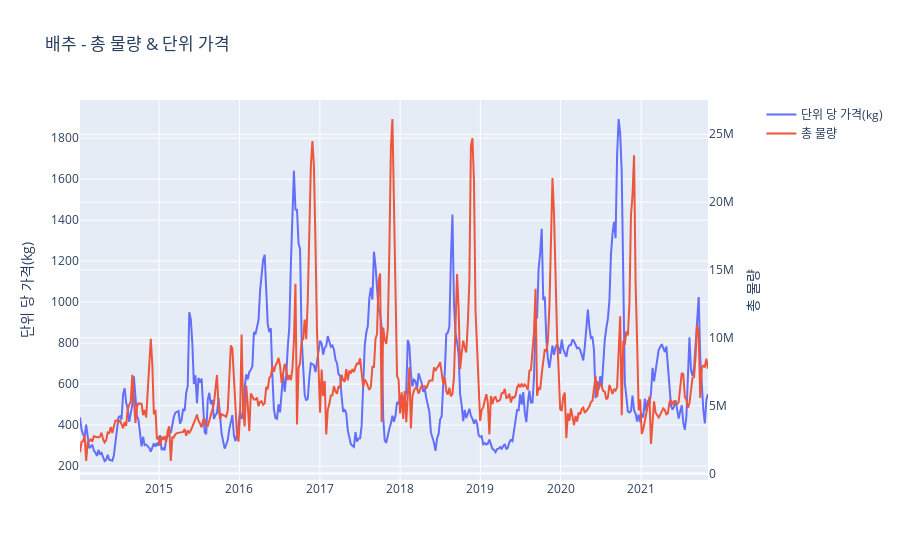

Notebook source saved alongside this figure:
### Code cell
# 총 물량 & 단위 당 가격 시각화
fig = make_subplots(specs=[[{"secondary_y": True}]])

fig.add_trace(go.Scatter(x=cab_week.index, y=cab_week['PER_PRICE'], name='단위 당 가격(kg)'))
fig.add_trace(go.Scatter(x=cab_week.index, y=cab_week['TOT_QTY'], name='총 물량'), secondary_y=True)

# Set y-axes titles
fig.update_yaxes(title_text="단위 당 가격(kg)", secondary_y=False)
fig.update_yaxes(title_text="총 물량", secondary_y=True)

fig.update_layout(title_text='배추 - 총 물량 & 단위 가격')

fig.show()

### Figure 1 — Plotly figure (JSON) as saved in the notebook; plotly's stock layout.template omitted (floating-point values rounded to 4 significant figures; data arrays with more than 128 entries replaced by an {"elided": "..."} marker saying what was removed)
{"data": [{"name": "단위 당 가격(kg)", "type": "scatter", "x": {"elided": "409 str values"}, "y": {"elided": "409 float values"}}, {"name": "총 물량", "type": "scatter", "x": {"elided": "409 str values"}, "xaxis": "x", "y": {"elided": "409 float values"}, "yaxis": "y2"}], "layout": {"title": {"text": "배추 - 총 물량 & 단위 가격"}, "xaxis": {"anchor": "y", "domain": [0, 0.94]}, "yaxis": {"anchor": "x", "domain": [0, 1], "title": {"text": "단위 당 가격(kg)"}}, "yaxis2": {"anchor": "x", "overlaying": "y", "side": "right", "title": {"text": "총 물량"}}}}
